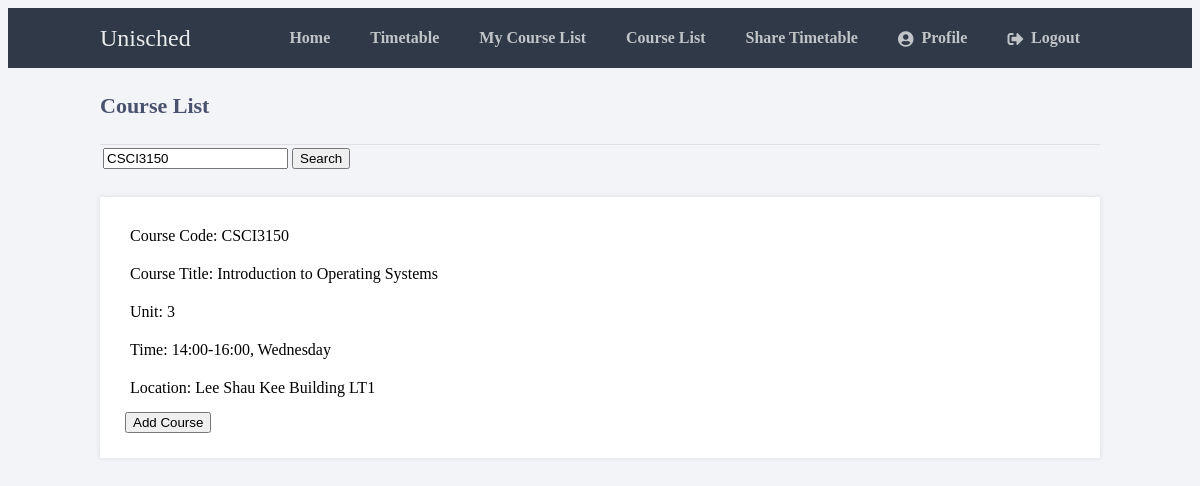
The app's page /courselist.php?k=CSCI3150 (signed in) with its own data.
### tables this page shows
CREATE TABLE `courses` (
  `course_id` int(11) NOT NULL,
  `courseCode` varchar(255) NOT NULL,
  `courseTitle` varchar(255) NOT NULL,
  `unit` int(11) NOT NULL,
  `startTime` varchar(255) NOT NULL,
  `endTime` varchar(255) NOT NULL,
  `day` varchar(255) NOT NULL,
  `location` varchar(255) NOT NULL
);

### courselist.php (the view, shortened to what this page needs)
<?php
$db = unisched_DB();
?>
<!DOCTYPE html>
<html>
<head>
    <link href="css/home.css" rel="stylesheet" type="text/css">
    <link rel="stylesheet" href="https://use.fontawesome.com/releases/v5.7.1/css/all.css">
</head>
<body class="loggedin">
<nav class="navtop">
    <div>
        <h1>Unisched</h1>
        <a href="home.php">Home</a>
        <a href="timetable.php" onclick="showPage('timetable.php')">Timetable</a>
        <a href="mycourselist.php" onclick="showPage('mycourselist.php')">My Course List</a>
        <a href="courselist.php" onclick="showPage('courselist.php')">Course List</a>
        <a href="shared.php" onclick="showPage('shared.php')">Share Timetable</a>
        <a href="profile.php" onclick="showPage('profile.php')"><i class="fas fa-user-circle"></i>Profile</a>
        <a href="logout.php"><i class="fas fa-sign-out-alt"></i>Logout</a>
    </div>
</nav>
<div class="content" id="display">
    <h2>Course List</h2>
    <form action="" method="GET" name="">
	<table>
		<tr>
			<td><input type="text" name="k" value="<?php echo isset($_GET['k']) ? $_GET['k'] : ''; ?>" placeholder="Search for courses" /></td>
			<td><input type="submit" name="" value="Search" /></td>
		</tr>
	</table>
    </form>
    <?php
        $search_string = "SELECT * FROM courses";
        if (isset($_GET['k']) && $_GET['k'] != '') {
            $k = trim($_GET['k']);
            $keywords = explode(' ', $k);
            $search_string .= " WHERE ";
            foreach ($keywords as $word){
                $search_string .= "courseCode LIKE '%".$word."%' OR courseTitle LIKE '%".$word."%' OR ";
            }
            $search_string = substr($search_string, 0, strlen($search_string)-4);
        }
        $stmt = $db->prepare($search_string);
        $stmt->execute();
        $resultSet = $stmt->get_result();
        $res = $resultSet->fetch_all();
        foreach($res as $row){
    ?>
    <div onmouseover="this.style.background='#ccc'" onmouseout="this.style.background=''">
        <p id = "CourseCode<?php echo $row[0]; ?>">Course Code: <?php echo $row[1]; ?></p>
        <p id = "CourseTitle<?php echo $row[0]; ?>">Course Title: <?php echo $row[2]; ?></p>
        <p id = "Unit<?php echo $row[0]; ?>">Unit: <?php echo $row[3]; ?></p>
        <p id = "Time<?php echo $row[0]; ?>">Time: <?php echo $row[4]; ?>-<?php echo $row[5]; ?>, <?php echo $row[6]; ?></p>
        <p id = "Location<?php echo $row[0]; ?>">Location: <?php echo $row[7]; ?></p>
        <button type="button" onclick="addCourse(`<?php echo $_SESSION['id']; ?>`, `<?php echo $row[0]; ?>`)">Add Course</button>
    </div>
    <?php
        }
    ?>
</div>
</body>
</html>

### css/home.css (style rules this page uses)
.navtop { background-color: #2f3947; height: 60px; width: 100%; border: 0; }
.navtop div { display: flex; margin: 0 auto; width: 1000px; height: 100%; }
.navtop div h1, .navtop div a { display: inline-flex; align-items: center; }
.navtop div h1 { flex: 1; font-size: 24px; padding: 0; margin: 0; color: #eaebed; font-weight: normal; }
.navtop div a { padding: 0 20px; text-decoration: none; color: #c1c4c8; font-weight: bold; }
.navtop div a i { padding: 2px 8px 0 0; }
body.loggedin { background-color: #f3f4f7; }
.content { width: 1000px; margin: 0 auto; }
.content h2 { margin: 0; padding: 25px 0; font-size: 22px; border-bottom: 1px solid #e0e0e3; color: #4a536e; }
.content > p, .content > div { box-shadow: 0 0 5px 0 rgba(0, 0, 0, 0.1); margin: 25px 0; padding: 25px; background-color: #fff; }
.content > div p { padding: 5px; margin: 0 0 10px 0; }

### records on screen
courses: courseCode "CSCI3150", courseTitle "Introduction to Operating Systems", unit "3", startTime "14:00", endTime "16:00", day "Wednesday", location "Lee Shau Kee Building LT1"
